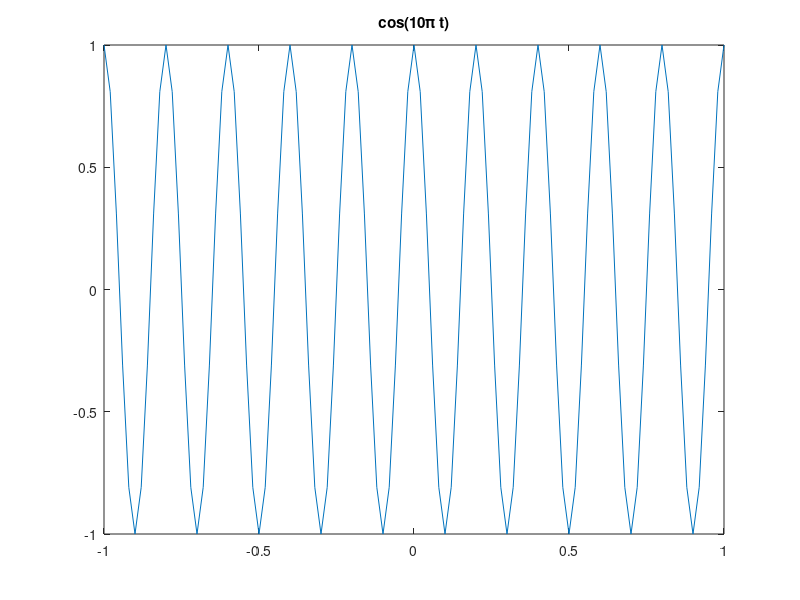
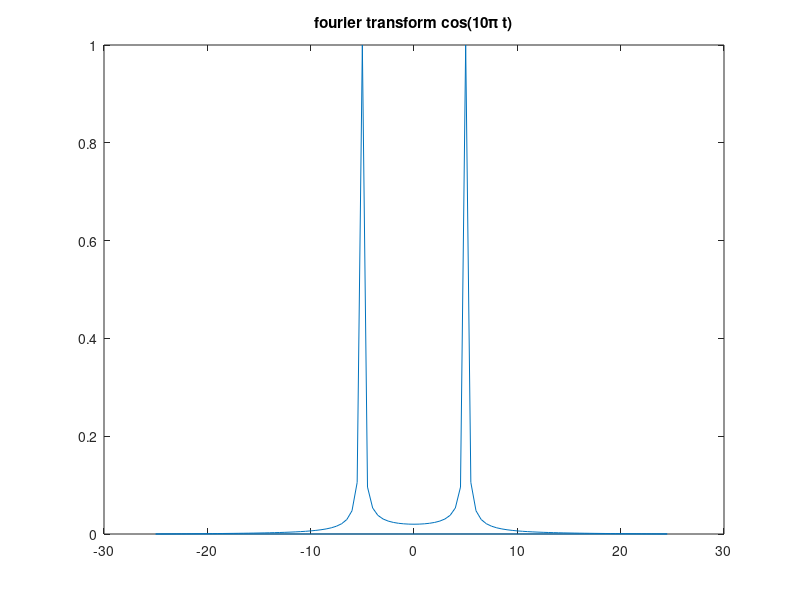

Reproduce these figures in MATLAB, in order.
clc,close all
fs=50;

tstart=-1;
tend=1;
T=tend-tstart;
N=T*fs;
t=tstart:1/fs:tend;
x1=cos(10*pi*t);

plot(t,x1);
title('cos(10\pi t)')

figure

y=fftshift(fft(x1));
F=y/max(abs(y));

f=-(fs/2):(fs/N):(fs/2)-(fs/N);
f=[f f(1)]
plot(f,abs(F));
title('fourier transform cos(10\pi t)')

